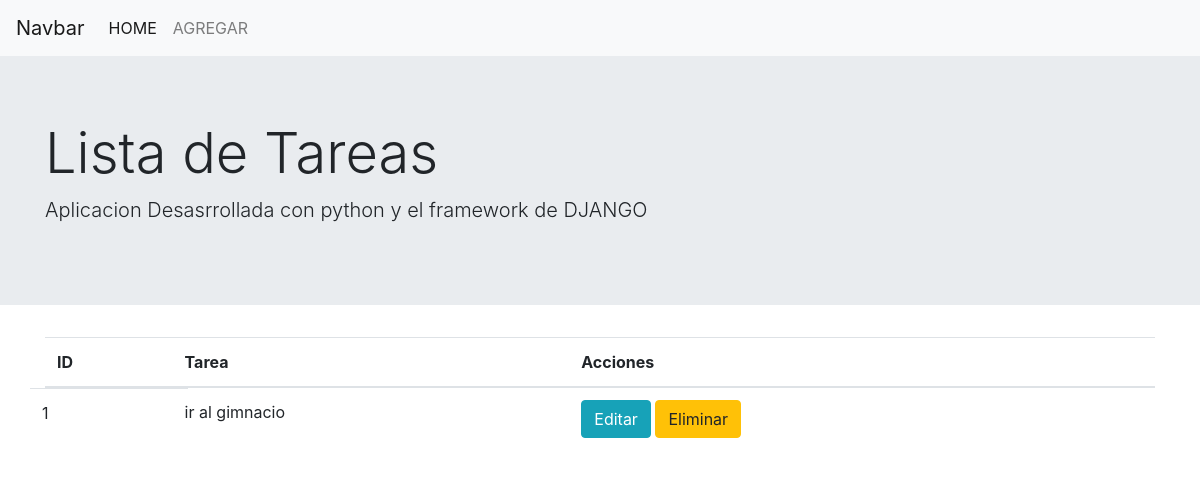
Before: / with the older database file.
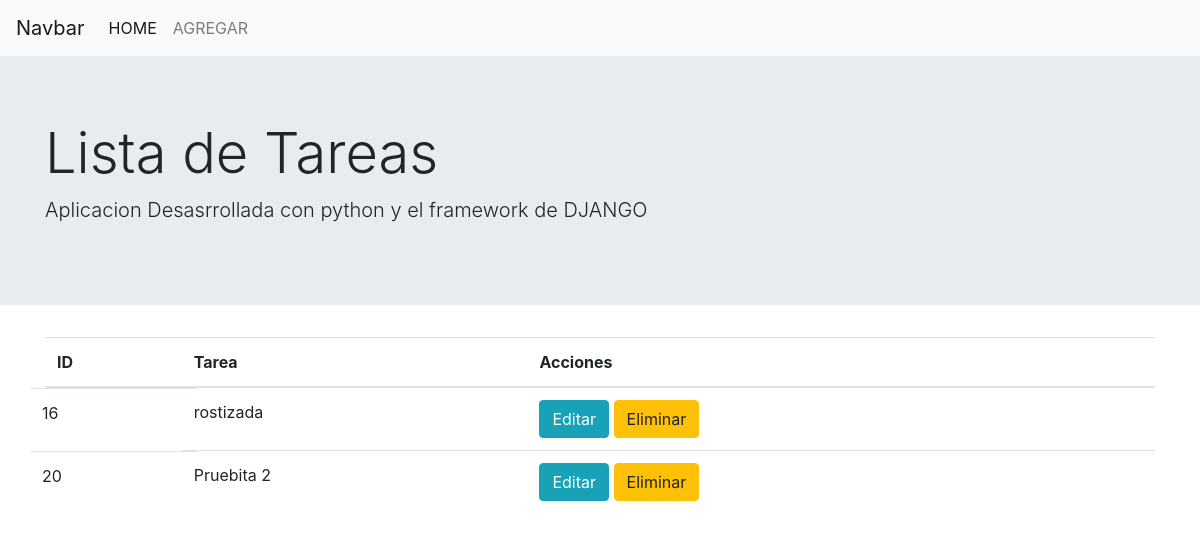
After: the same page with the newer database file.
### todo/models.py (models this page shows)
class Tarea(models.Model):
    tarea=models.CharField(max_length=100)
    def __str__(self):
        return self.tarea

### todo/views.py (the view)
# urls.py: 2. Add a URL to urlpatterns:  path('', views.home, name='home')
def home(request):
    tareas = Tarea.objects.all() #conexion al modelo para traer data
    context = {'tareas': tareas} #coloco el modelo en una variable
    return render(request, 'todo/home.html', context) #aqui mando el modelo a la vista

### todo/templates/todo/home.html
{% extends "todo/layout.html" %}
{% block content %}
<div class="container">
    <table class="table">
        <thead>
            <tr>
                <th scope="col">ID</th>
                <th scope="col">Tarea</th>
                <th scope="col">Acciones</th>
            </tr>
        </thead>
        <tbody>
            {% for tarea in tareas %}
            <tr>
                <td class="row">{{tarea.id}}</td>
                <td>{{tarea}}</td>
                <td>
                    <a class="btn btn-info" href="{% url 'editar' tarea.id %}">Editar</a>
                    <a class="btn btn-warning" href="{% url 'eliminar' tarea.id %}">Eliminar</a>
                </td>
            </tr>
            {% endfor %}
        </tbody>
    </table>
</div>
{% endblock %}

### todo/templates/todo/layout.html (shortened to what this page needs)
<!doctype html>
<html lang="en">
  <head>
    <link rel="stylesheet" href="https://cdn.jsdelivr.net/npm/bootstrap@4.6.2/dist/css/bootstrap.min.css">
  </head>
  <body>
    <nav class="navbar navbar-expand-lg navbar-light bg-light">
        <a class="navbar-brand" href="#">Navbar</a>
        <div class="collapse navbar-collapse" id="navbarSupportedContent">
          <ul class="navbar-nav mr-auto">
            <li class="nav-item active">
              <a class="nav-link" href="{% url 'home' %}">HOME </a>
            </li>
            <li class="nav-item">
              <a class="nav-link" href="{% url 'agregar' %}">AGREGAR</a>
            </li>
          </ul>
        </div>
      </nav>
    <div class="jumbotron jumbotron-fluid">
      <div class="container">
        <h1 class="display-4">Lista de Tareas</h1>
        <p class="lead">Aplicacion Desasrrollada con python y el framework de DJANGO</p>
      </div>
    </div>
    {% block content %}
    {% endblock %}
  </body>
</html>

Changed rows visible on the page:
removed Tarea: id "1", tarea "ir al gimnacio"
added Tarea: id "16", tarea "rostizada"
added Tarea: id "20", tarea "Pruebita 2"
